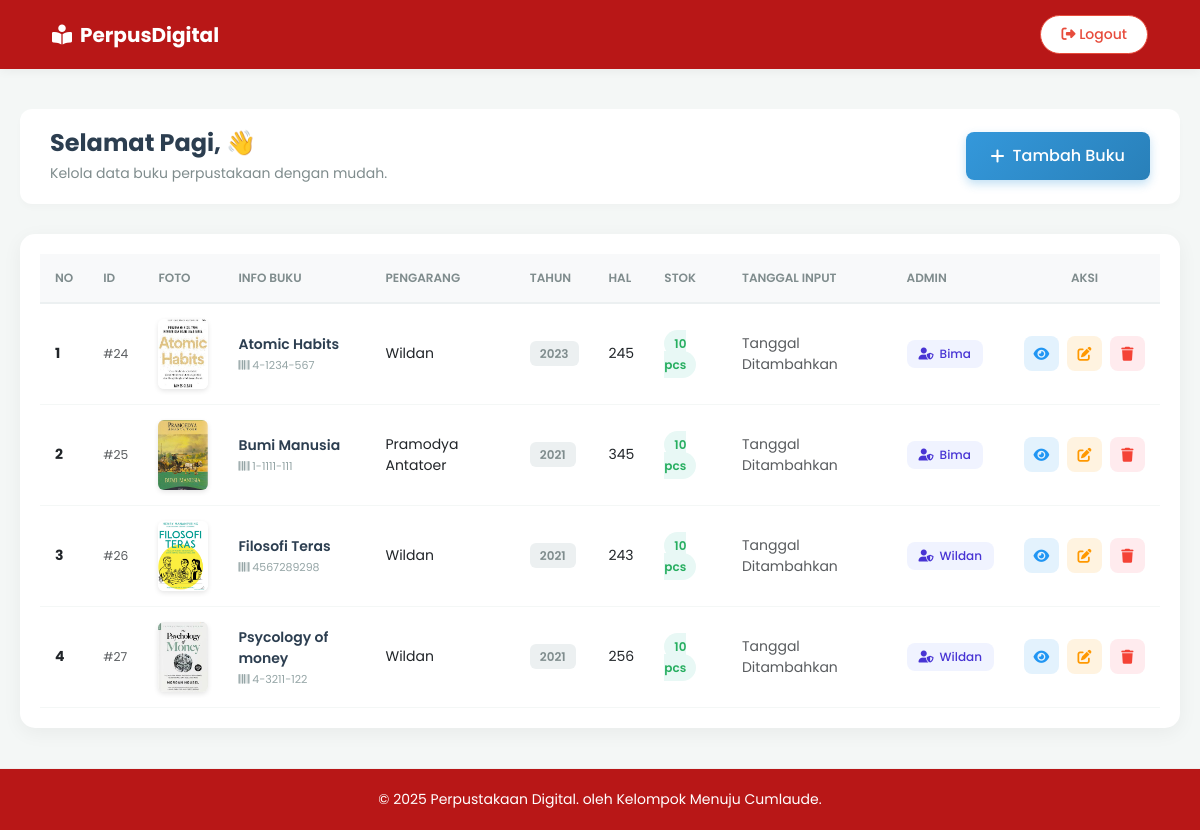
Page /pbo/admin.php on the committed database.
### tables this page shows
CREATE TABLE `buku` (
  `id` int(11) NOT NULL,
  `isbn` varchar(10) NOT NULL,
  `foto` varchar(255) NOT NULL,
  `judul` varchar(255) DEFAULT NULL,
  `pengarang` varchar(150) DEFAULT NULL,
  `halaman` int(11) NOT NULL,
  `tahun` varchar(255) NOT NULL,
  `sinopsis` text NOT NULL,
  `stok` int(11) DEFAULT NULL,
  `user_id` int(11) NOT NULL
);

CREATE TABLE `user` (
  `id` int(11) NOT NULL,
  `nama` varchar(255) NOT NULL,
  `email` varchar(255) NOT NULL,
  `password` varchar(255) NOT NULL
);

### pbo/app/Database.php (called while the page is built, shortened)
<?php
$conn = new mysqli("localhost", "root", "", "perpus_pbo");
function query($query){
    global $conn;
    $result = mysqli_query($conn, $query);
    $rows = [];
    while ($row = mysqli_fetch_assoc($result)){
        $rows []= $row;
    }
    return $rows;
}

### pbo/admin.php (the view, shortened to what this page needs)
<?php
require_once 'app/Database.php';
$nama = $_SESSION['session_nama'];
$tampilData = query("SELECT buku.*, user.nama FROM buku JOIN user ON buku.user_id = user.id");
?>
<!DOCTYPE html>
<html lang="id">
<head>
    <link href="https://cdn.jsdelivr.net/npm/bootstrap@5.3.0/dist/css/bootstrap.min.css" rel="stylesheet">
    <link rel="stylesheet" href="https://cdnjs.cloudflare.com/ajax/libs/font-awesome/6.4.0/css/all.min.css">
    <link rel="stylesheet" href="aset/admin.css">
</head>
<body>
    <nav class="navbar-custom">
        <div class="container-fluid d-flex justify-content-between align-items-center">
            <div class="brand-logo">
                <i class="fa-solid fa-book-open-reader me-2"></i> PerpusDigital
            </div>
            <a href="logout.php" class="btn-logout" onclick="return confirm('Yakin ingin keluar?')">
                <i class="fa-solid fa-right-from-bracket"></i> Logout
            </a>
        </div>
    </nav>
    <div class="main-container">
        <div class="header-section">
            <div class="welcome-text">
                <h1>Selamat Pagi, <span><?= $nama; ?></span> 👋</h1>
                <p>Kelola data buku perpustakaan dengan mudah.</p>
            </div>
            <a href="tambah_buku.php" class="btn-custom-add">
                <i class="fa-solid fa-plus"></i> Tambah Buku
            </a>
        </div>
        <div class="table-wrapper">
            <table class="table table-hover align-middle">
                <thead>
                    <tr>
                        <th>No</th>
                        <th>ID</th>
                        <th>Foto</th>
                        <th>Info Buku</th>
                        <th>Pengarang</th>
                        <th>Tahun</th>
                        <th>Hal</th>
                        <th>Stok</th>
                        <th>Tanggal Input</th>
                        <th>Admin</th>
                        <th class="text-center">Aksi</th>
                    </tr>
                </thead>
                <tbody>
                    <?php $i = 1; ?>
                    <?php foreach ($tampilData as $row) : ?>
                        <tr>
                            <td class="fw-bold"><?= $i; ?></td>
                            <td><span class="text-muted small">#<?= $row["id"];?></span></td>
                            <td>
                                <div class="img-frame">
                                    <img src="sampul/<?= $row["foto"];?>" alt="Cover Buku">
                                </div>
                            </td>
                            <td>
                                <div class="book-info">
                                    <span class="book-title"><?= $row["judul"];?></span>
                                    <span class="book-isbn"><i class="fa-solid fa-barcode"></i> <?= $row["isbn"];?></span>
                                </div>
                            </td>
                            <td><?= $row["pengarang"];?></td>
                            <td><span class="badge-year"><?= $row["tahun"];?></span></td>
                            <td><?= $row["halaman"];?></td>
                            <td>
                                <span class="stok-status <?= $row['stok'] < 5 ? 'low' : 'ok' ?>">
                                    <?= $row["stok"];?> pcs
                                </span>
                            </td>
                            <td class="text-muted small">Tanggal Ditambahkan</td>
                            <td>
                                <div class="admin-badge">
                                    <i class="fa-solid fa-user-shield"></i> <?= $row["nama"]; ?>
                                </div>
                            </td>
                            <td>
                                <div class="action-buttons">
                                    <a href="detail.php?id=<?= $row["id"];?>" class="btn-icon btn-detail" title="Detail"><i class="fa-solid fa-eye"></i></a>
                                    <a href="update.php?id=<?= $row["id"];?>" class="btn-icon btn-edit" title="Edit"><i class="fa-solid fa-pen-to-square"></i></a>
                                    <a href="hapus.php?id=<?= $row["id"];?>" onclick="return confirm('Yakin Hapus?');" class="btn-icon btn-delete" title="Hapus"><i class="fa-solid fa-trash"></i></a>
                                </div>
                            </td>
                        </tr>
                    <?php $i++; ?>
                    <?php endforeach; ?>
                </tbody>
            </table>
        </div>
    </div>
    <footer class="footer">
        <p>&copy; 2025 Perpustakaan Digital. </i> oleh Kelompok Menuju Cumlaude.</p>
    </footer>
</body>
</html>

### pbo/aset/admin.css (style rules this page uses)
body { background-color: #f4f7f6; font-family: 'Poppins', sans-serif; color: #333; padding: 0; margin: 0; display: flex; flex-direction: column; min-height: 100vh; }
.navbar-custom { background-color: #b81717 !important; box-shadow: 0 2px 10px rgba(0,0,0,0.05); padding: 15px 40px; position: sticky; top: 0; z-index: 1000; }
.brand-logo { font-size: 20px; font-weight: 700; color: #ffffff; display: flex; align-items: center; }
.btn-logout { background-color: #fff; color: #e74c3c; border: 1px solid #e74c3c; padding: 8px 20px; border-radius: 50px; text-decoration: none; font-weight: 500; font-size: 14px; transition: all 0.3s; }
.main-container { max-width: 1300px; margin: 40px auto; padding: 0 20px; flex: 1; width: 100%; }
.header-section { display: flex; justify-content: space-between; align-items: center; margin-bottom: 30px; background-color: white; padding: 20px 30px; border-radius: 12px; box-shadow: 0 4px 6px rgba(0,0,0,0.02); }
.welcome-text h1 { font-size: 24px; font-weight: 700; color: #2c3e50; margin-bottom: 5px; }
.welcome-text p { color: #7f8c8d; font-size: 14px; margin: 0; }
.btn-custom-add { background: linear-gradient(135deg, #3498db, #2980b9); color: white; padding: 12px 25px; border-radius: 8px; text-decoration: none; font-weight: 500; box-shadow: 0 4px 10px rgba(52, 152, 219, 0.3); transition: all 0.2s; display: inline-flex; align-items: center; gap: 8px; }
.table-wrapper { background: white; padding: 20px; border-radius: 15px; box-shadow: 0 5px 20px rgba(0,0,0,0.05); overflow-x: auto; }
.table { margin-bottom: 0; width: 100%; }
.table thead th { background-color: #f8f9fa; color: #7f8c8d; font-weight: 600; text-transform: uppercase; font-size: 12px; border-bottom: 2px solid #ecf0f1; padding: 15px; }
.table tbody td { padding: 15px; vertical-align: middle; font-size: 14px; border-bottom: 1px solid #f4f7f6; }
.img-frame { width: 50px; height: 70px; border-radius: 6px; overflow: hidden; box-shadow: 0 2px 5px rgba(0,0,0,0.1); }
.img-frame img { width: 100%; height: 100%; object-fit: cover; }
.book-info { display: flex; flex-direction: column; }
.book-title { font-weight: 600; color: #2c3e50; }
.book-isbn { font-size: 11px; color: #95a5a6; margin-top: 2px; }
.badge-year { background-color: #ecf0f1; color: #7f8c8d; padding: 4px 10px; border-radius: 6px; font-size: 12px; font-weight: 600; }
.stok-status { font-weight: 600; padding: 5px 10px; border-radius: 20px; font-size: 12px; }
.stok-status.ok { background-color: #e8f8f5; color: #27ae60; }
.admin-badge { display: inline-flex; align-items: center; gap: 6px; background-color: #f0f3ff; color: #4834d4; padding: 5px 12px; border-radius: 8px; font-size: 12px; font-weight: 500; }
.action-buttons { display: flex; justify-content: center; gap: 8px; }
.btn-icon { width: 35px; height: 35px; display: flex; align-items: center; justify-content: center; border-radius: 8px; text-decoration: none; transition: all 0.2s; font-size: 14px; }
.btn-detail { background-color: #e3f2fd; color: #2196f3; }
.btn-edit { background-color: #fff3e0; color: #ff9800; }
.btn-delete { background-color: #ffebee; color: #f44336; }
.footer { background-color: #b81717 !important; padding: 20px; text-align: center; border-top: 1px solid #eee; margin-top: auto; }
.footer p { margin: 0; color: #ffffff; font-size: 14px; }

### rows in the picture
buku: id "24", foto (picture), judul "Atomic Habits", isbn "4-1234-567", pengarang "Wildan", tahun "2023", halaman "245", stok "10", user.nama "Bima"
buku: id "25", foto (picture), judul "Bumi Manusia", isbn "1-1111-111", pengarang "Pramodya Antatoer", tahun "2021", halaman "345", stok "10", user.nama "Bima"
buku: id "26", foto (picture), judul "Filosofi Teras", isbn "4567289298", pengarang "Wildan", tahun "2021", halaman "243", stok "10", user.nama "Wildan"
buku: id "27", foto (picture), judul "Psycology of money", isbn "4-3211-122", pengarang "Wildan", tahun "2021", halaman "256", stok "10", user.nama "Wildan"
